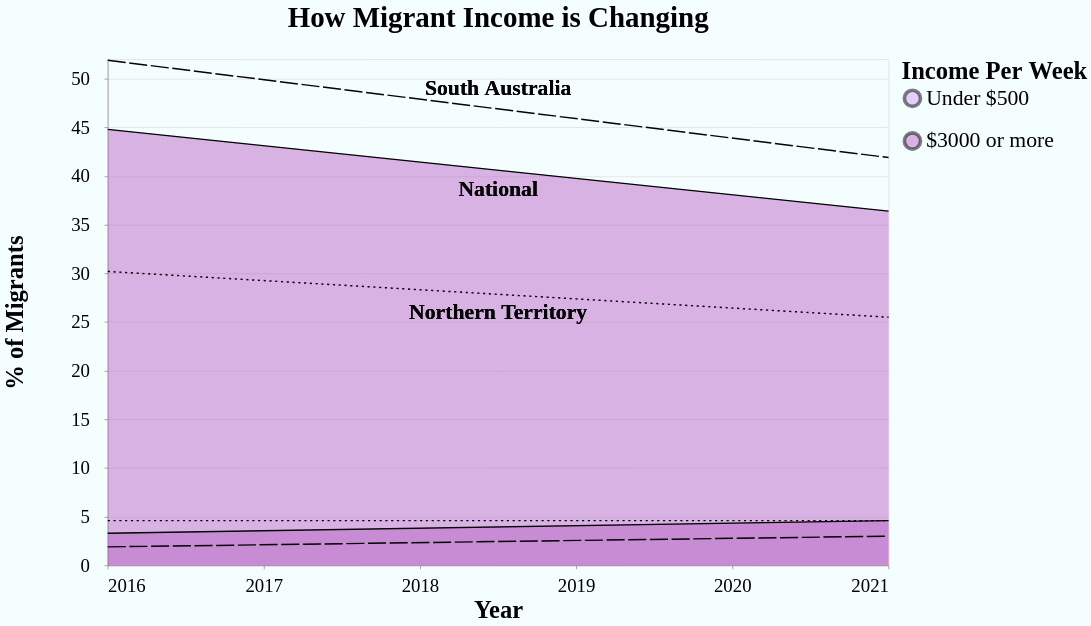

Specify this chart in Vega-Lite:
### Vega-Lite specification from a JSON file in a GitHub repository (floating-point values rounded to 4 significant figures)
{"$schema": "https://vega.github.io/schema/vega-lite/v5.json", "title": {"text": "How Migrant Income is Changing", "font": "Dubai", "dy": -30, "fontSize": 40}, "background": "#f5feff", "width": 1080, "height": 700, "data": {"values": [{"Code": 4, "Label": "South Australia", "Year": 2016, "Under $500 per week": 51.9, "$3000 or more per week (%)": 1.9, "Category": "Under $500"}, {"Code": 4, "Label": "South Australia", "Year": 2021, "Under $500 per week": 41.9, "$3000 or more per week (%)": 3.0, "Category": "Under $500"}, {"Code": 7, "Label": "Northern Territory", "Year": 2016, "Under $500 per week": 30.2, "$3000 or more per week (%)": 4.6, "Category": "Under $500"}, {"Code": 7, "Label": "Northern Territory", "Year": 2021, "Under $500 per week": 25.5, "$3000 or more per week (%)": 4.6, "Category": "Under $500"}, {"Code": 8, "Label": "National", "Year": 2016, "Under $500 per week": 44.8, "$3000 or more per week (%)": 3.3, "Category": "$3000 or more"}, {"Code": 8, "Label": "National", "Year": 2021, "Under $500 per week": 36.4, "$3000 or more per week (%)": 4.6, "Category": "$3000 or more"}]}, "layer": [{"mark": {"type": "area", "opacity": 0.5}, "transform": [{"filter": "datum.Label == 'National'"}], "encoding": {"x": {"field": "Year", "type": "quantitative", "axis": {"title": "Year", "labelFont": "Dubai", "labelFontSize": 26, "titleFont": "Dubai", "titleFontSize": 34, "ticks": true, "tickCount": 4, "labelPadding": 10, "grid": false, "format": "d"}}, "y": {"field": "Under $500 per week", "type": "quantitative", "scale": {"domain": [0, 52]}, "axis": {"title": "% of Migrants", "labelFont": "Dubai", "labelFontSize": 26, "titleFont": "Dubai", "titleFontSize": 34, "labelPadding": 20, "tickMinStep": 5, "titleX": -110}}, "color": {"field": "Category", "scale": {"domain": ["Under $500", "$3000 or more"], "range": ["#CF9FFA", "#BA68C8"]}, "legend": {"title": "Income Per Week", "labelFontSize": 30, "titleFontSize": 34, "titleFont": "Dubai", "labelFont": "Dubai", "labelLimit": 1000, "rowPadding": 15, "titleLimit": 1000, "symbolStrokeColor": "black", "symbolStrokeWidth": 5, "symbolSize": 500}}, "tooltip": [{"field": "Label", "title": "State"}, {"field": "Year", "title": "Year"}, {"field": "Under $500 per week", "title": "Under $500 (%)"}]}}, {"mark": {"type": "line", "stroke": "black", "strokeDash": [3, 5]}, "transform": [{"filter": "datum.Label == 'Northern Territory'"}], "encoding": {"x": {"field": "Year", "type": "quantitative"}, "y": {"field": "Under $500 per week", "type": "quantitative", "scale": {"domain": [0, 52]}}}}, {"mark": {"type": "area", "opacity": 0.5}, "transform": [{"filter": "datum.Label == 'National'"}], "encoding": {"x": {"field": "Year", "type": "quantitative"}, "y": {"field": "$3000 or more per week (%)", "type": "quantitative", "scale": {"domain": [0, 52]}}, "color": {"value": "#BA68C8"}, "tooltip": [{"field": "Label", "title": "State"}, {"field": "Year", "title": "Year"}, {"field": "$3000 or more per week (%)", "title": "Migrants on $3000+ (%)"}]}}, {"mark": {"type": "line", "stroke": "black", "strokeDash": [0, 0]}, "transform": [{"filter": "datum.Label == 'National'"}], "encoding": {"x": {"field": "Year", "type": "quantitative"}, "y": {"field": "Under $500 per week", "type": "quantitative", "scale": {"domain": [0, 52]}}}}, {"mark": {"type": "line", "stroke": "black", "strokeDash": [0, 0]}, "transform": [{"filter": "datum.Label == 'National'"}], "encoding": {"x": {"field": "Year", "type": "quantitative"}, "y": {"field": "$3000 or more per week (%)", "type": "quantitative", "scale": {"domain": [0, 52]}}}}, {"mark": {"type": "line", "stroke": "black", "strokeDash": [25, 5]}, "transform": [{"filter": "datum.Label == 'South Australia'"}], "encoding": {"x": {"field": "Year", "type": "quantitative"}, "y": {"field": "Under $500 per week", "type": "quantitative", "scale": {"domain": [0, 52]}}}}, {"mark": {"type": "line", "stroke": "black", "strokeDash": [25, 5]}, "transform": [{"filter": "datum.Label == 'South Australia'"}], "encoding": {"x": {"field": "Year", "type": "quantitative"}, "y": {"field": "$3000 or more per week (%)", "type": "quantitative", "scale": {"domain": [0, 52]}}}}, {"mark": {"type": "line", "stroke": "black", "strokeDash": [3, 5]}, "transform": [{"filter": "datum.Label == 'Northern Territory'"}], "encoding": {"x": {"field": "Year", "type": "quantitative"}, "y": {"field": "$3000 or more per week (%)", "type": "quantitative", "scale": {"domain": [0, 52]}}}}, {"mark": {"type": "text", "font": "Dubai", "fontSize": 30, "fontWeight": "bold", "dy": -310}, "transform": [{"filter": "datum.Label == 'South Australia'"}], "encoding": {"text": {"field": "Label"}, "color": {"condition": {"test": "datum.Label == 'South Australia'", "value": "black"}, "value": "black"}}}, {"mark": {"type": "text", "font": "Dubai", "fontSize": 30, "fontWeight": "bold", "dy": -170}, "transform": [{"filter": "datum.Label == 'National'"}], "encoding": {"text": {"field": "Label"}, "color": {"condition": {"test": "datum.Label == 'National'", "value": "black"}, "value": "black"}}}, {"mark": {"type": "text", "font": "Dubai", "fontSize": 30, "fontWeight": "bold", "dy": 0}, "transform": [{"filter": "datum.Label == 'Northern Territory'"}], "encoding": {"text": {"field": "Label"}, "color": {"condition": {"test": "datum.Label == 'National'", "value": "black"}, "value": "black"}}}]}
